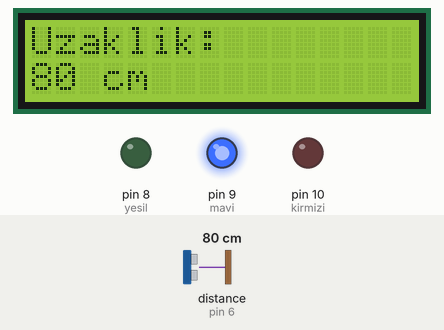
Bench run of a sketch on a simulated Arduino Uno, built with avr-gcc and run on an emulated ATmega328P. On the bench: 16×2 character LCD, output pins drawn as LEDs (lit = HIGH). Wiring (inferred from the names in the program): ultrasonic range finder: trigger pin 7; echo pin 6. The inputs (shaded band) are chosen by the test bench; at power-on: distance to the obstacle (sensor on pin 6) 80 cm. The echo pulse lasts 58.3 µs per cm; pins used as bus, display or sensor lines are not drawn.

Above: at 1.2 s.
1.3 s: distance to the obstacle (sensor on pin 6) set to 55 cm
At 2.6 s:
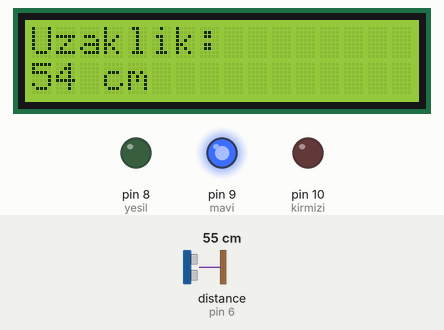
3.1 s: distance to the obstacle (sensor on pin 6) set to 45 cm
At 4.2 s:
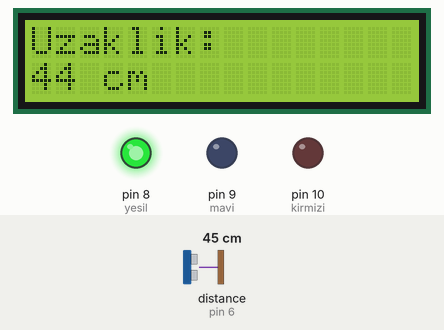
4.9 s: distance to the obstacle (sensor on pin 6) set to 22 cm
At 5.6 s:
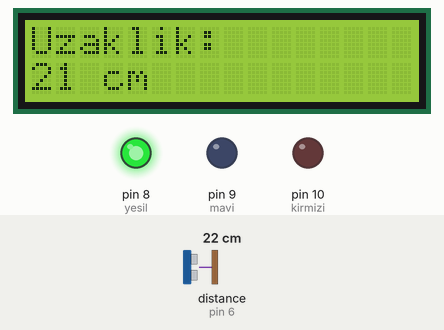
6.7 s: distance to the obstacle (sensor on pin 6) set to 19 cm
At 7.9 s:
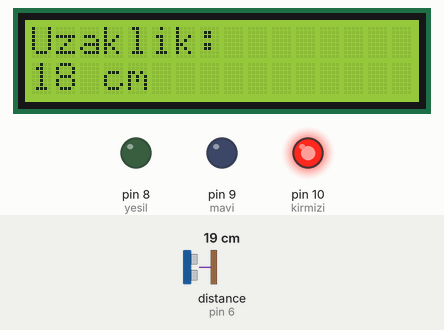
8.5 s: distance to the obstacle (sensor on pin 6) set to 120 cm
At 9.2 s:
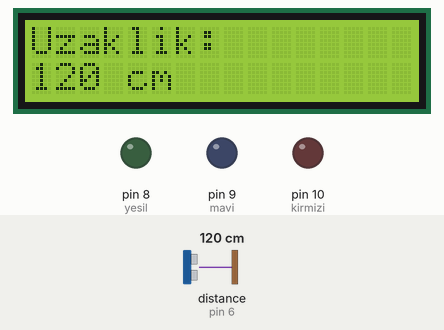
Timing chart, 0 to 11.3 s (numbered marks = the images above; inputs shaded):
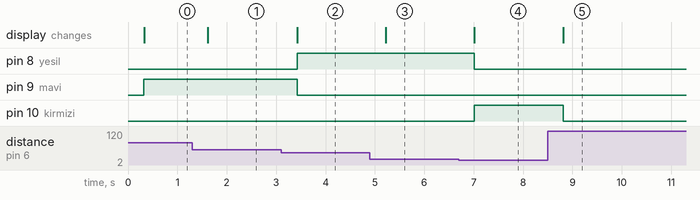

Measured:
- the behaviour switches between 51 and 50 cm on distance to the obstacle (sensor on pin 6) (found by bisection; images 1 and 2)
- the behaviour switches between 21 and 20 cm on distance to the obstacle (sensor on pin 6) (found by bisection; images 3 and 4)
- after the input at 1.3 s, the display: changes after 0.32 s (image 1)
- after the input at 3.1 s, pin 8 (yesil): LOW → HIGH after 0.32 s; pin 9 (mavi): HIGH → LOW after 0.32 s; the display: changes after 0.32 s (image 2)
- after the input at 4.9 s, the display: changes after 0.32 s (image 3)
- after the input at 6.7 s, pin 8 (yesil): HIGH → LOW after 0.32 s; pin 10 (kirmizi): LOW → HIGH after 0.32 s; the display: changes after 0.32 s (image 4)
- after the input at 8.5 s, pin 10 (kirmizi): HIGH → LOW after 0.31 s; the display: changes after 0.31 s (image 5)

The sketch:

ultrasonikSensor2.ino
```cpp
#include <LiquidCrystal.h>

LiquidCrystal lcd(12, 11, 5, 4, 3, 2);
int yesil=8;
int mavi=9;
int kirmizi=10;
int echoPin=6;
int trigPin = 7;
int sure;
int uzaklik;

void setup( ){
  lcd.begin(16, 2);
  pinMode(trigPin,OUTPUT);
  pinMode(echoPin,INPUT);
  pinMode(kirmizi,OUTPUT);
  pinMode(mavi,OUTPUT);
  pinMode(yesil,OUTPUT);
}

void loop( ){  
  digitalWrite(trigPin,LOW);
  delayMicroseconds(5);
  digitalWrite(trigPin,HIGH);
  delayMicroseconds(10);
  digitalWrite(trigPin,LOW);
  sure = pulseIn(echoPin,HIGH,11600);
  uzaklik = sure*0.0345/2; 
  delay(250);
  lcd.clear();
  lcd.setCursor(0, 0);
  lcd.print("Uzaklik:");
  lcd.setCursor(0,1);
  lcd.print(uzaklik);
  lcd.print(" cm"); 
  if(uzaklik<20){
  digitalWrite(kirmizi, HIGH);
  digitalWrite(yesil, LOW);
  digitalWrite(mavi, LOW);   
  }
else if(uzaklik<50){
  digitalWrite(kirmizi,LOW);
  digitalWrite(yesil,HIGH);
  digitalWrite(mavi,LOW);  
  }
  else if(uzaklik<100){
  digitalWrite(kirmizi, LOW);
  digitalWrite(yesil, LOW);
  digitalWrite(mavi, HIGH);
  }
  else{
   digitalWrite(kirmizi, LOW);
  digitalWrite(yesil, LOW);
  digitalWrite(mavi, LOW);
  } 
}
```
